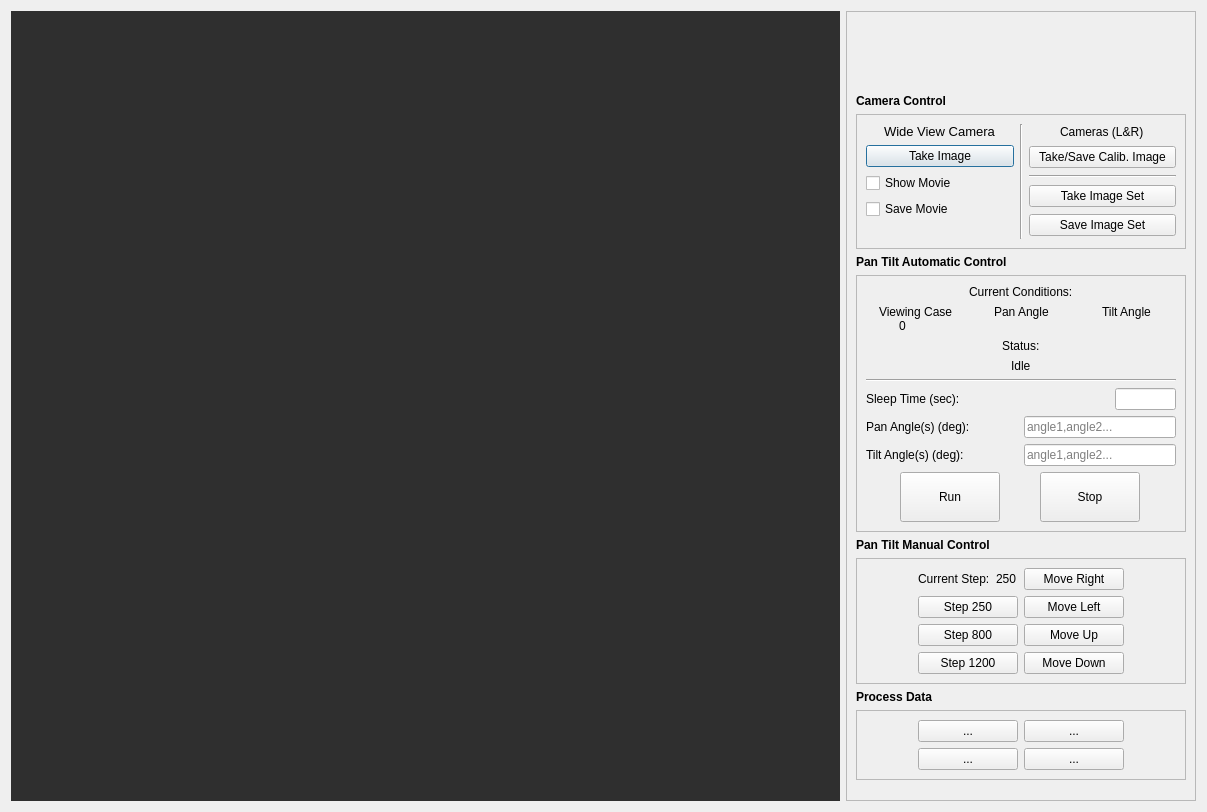
<?xml version="1.0" encoding="UTF-8"?>
<ui version="4.0">
 <class>Dialog</class>
 <widget class="QDialog" name="Dialog">
  <property name="geometry">
   <rect>
    <x>0</x>
    <y>0</y>
    <width>1207</width>
    <height>812</height>
   </rect>
  </property>
  <property name="windowTitle">
   <string>Dialog</string>
  </property>
  <layout class="QGridLayout" name="gridLayout_4">
   <item row="0" column="0">
    <widget class="QLabel" name="MainImage">
     <property name="sizePolicy">
      <sizepolicy hsizetype="Minimum" vsizetype="Expanding">
       <horstretch>6</horstretch>
       <verstretch>0</verstretch>
      </sizepolicy>
     </property>
     <property name="toolTip">
      <string>Time between each view.</string>
     </property>
     <property name="styleSheet">
      <string notr="true">background-color: rgb(47, 47, 47);</string>
     </property>
     <property name="text">
      <string/>
     </property>
    </widget>
   </item>
   <item row="0" column="1">
    <widget class="QScrollArea" name="scrollArea">
     <property name="sizePolicy">
      <sizepolicy hsizetype="Minimum" vsizetype="Expanding">
       <horstretch>0</horstretch>
       <verstretch>0</verstretch>
      </sizepolicy>
     </property>
     <property name="minimumSize">
      <size>
       <width>350</width>
       <height>0</height>
      </size>
     </property>
     <property name="horizontalScrollBarPolicy">
      <enum>Qt::ScrollBarAlwaysOff</enum>
     </property>
     <property name="widgetResizable">
      <bool>true</bool>
     </property>
     <widget class="QWidget" name="scrollAreaWidgetContents">
      <property name="geometry">
       <rect>
        <x>0</x>
        <y>-75</y>
        <width>385</width>
        <height>867</height>
       </rect>
      </property>
      <layout class="QGridLayout" name="gridLayout_2">
       <item row="0" column="0">
        <layout class="QVBoxLayout" name="verticalLayout" stretch="0,0,0,0,0,0,0,0,0,0">
         <property name="topMargin">
          <number>0</number>
         </property>
         <item>
          <widget class="QLabel" name="label_6">
           <property name="text">
            <string/>
           </property>
          </widget>
         </item>
         <item>
          <widget class="QLabel" name="CollectImage">
           <property name="sizePolicy">
            <sizepolicy hsizetype="Fixed" vsizetype="Fixed">
             <horstretch>0</horstretch>
             <verstretch>0</verstretch>
            </sizepolicy>
           </property>
           <property name="font">
            <font>
             <weight>75</weight>
             <bold>true</bold>
            </font>
           </property>
           <property name="styleSheet">
            <string notr="true"/>
           </property>
           <property name="text">
            <string>Camera Control</string>
           </property>
           <property name="alignment">
            <set>Qt::AlignLeading|Qt::AlignLeft|Qt::AlignVCenter</set>
           </property>
          </widget>
         </item>
         <item>
          <widget class="QFrame" name="frame_4">
           <property name="sizePolicy">
            <sizepolicy hsizetype="Preferred" vsizetype="Fixed">
             <horstretch>0</horstretch>
             <verstretch>0</verstretch>
            </sizepolicy>
           </property>
           <property name="frameShape">
            <enum>QFrame::StyledPanel</enum>
           </property>
           <property name="frameShadow">
            <enum>QFrame::Raised</enum>
           </property>
           <layout class="QGridLayout" name="gridLayout">
            <item row="0" column="0">
             <layout class="QVBoxLayout" name="verticalLayout_4">
              <item>
               <layout class="QHBoxLayout" name="horizontalLayout" stretch="0,0,0">
                <item>
                 <layout class="QVBoxLayout" name="verticalLayout_2">
                  <item alignment="Qt::AlignHCenter">
                   <widget class="QLabel" name="label_3">
                    <property name="sizePolicy">
                     <sizepolicy hsizetype="Preferred" vsizetype="Fixed">
                      <horstretch>0</horstretch>
                      <verstretch>0</verstretch>
                     </sizepolicy>
                    </property>
                    <property name="font">
                     <font>
                      <pointsize>10</pointsize>
                     </font>
                    </property>
                    <property name="text">
                     <string>Wide View Camera</string>
                    </property>
                   </widget>
                  </item>
                  <item>
                   <widget class="QPushButton" name="pushButton">
                    <property name="text">
                     <string>Take Image</string>
                    </property>
                   </widget>
                  </item>
                  <item>
                   <widget class="QCheckBox" name="checkBox">
                    <property name="text">
                     <string>Show Movie</string>
                    </property>
                   </widget>
                  </item>
                  <item>
                   <widget class="QCheckBox" name="checkBox_2">
                    <property name="text">
                     <string>Save Movie</string>
                    </property>
                   </widget>
                  </item>
                  <item>
                   <widget class="QLabel" name="label">
                    <property name="text">
                     <string/>
                    </property>
                   </widget>
                  </item>
                 </layout>
                </item>
                <item>
                 <widget class="Line" name="line">
                  <property name="orientation">
                   <enum>Qt::Vertical</enum>
                  </property>
                 </widget>
                </item>
                <item>
                 <layout class="QVBoxLayout" name="verticalLayout_5">
                  <item alignment="Qt::AlignHCenter">
                   <widget class="QLabel" name="label_4">
                    <property name="sizePolicy">
                     <sizepolicy hsizetype="Preferred" vsizetype="Fixed">
                      <horstretch>0</horstretch>
                      <verstretch>0</verstretch>
                     </sizepolicy>
                    </property>
                    <property name="text">
                     <string>Cameras (L&amp;R)</string>
                    </property>
                   </widget>
                  </item>
                  <item>
                   <widget class="QPushButton" name="pushButton_2">
                    <property name="font">
                     <font>
                      <pointsize>9</pointsize>
                      <weight>50</weight>
                      <bold>false</bold>
                     </font>
                    </property>
                    <property name="text">
                     <string>Take/Save Calib. Image</string>
                    </property>
                   </widget>
                  </item>
                  <item>
                   <widget class="Line" name="line_2">
                    <property name="orientation">
                     <enum>Qt::Horizontal</enum>
                    </property>
                   </widget>
                  </item>
                  <item>
                   <widget class="QPushButton" name="Twobythree">
                    <property name="sizePolicy">
                     <sizepolicy hsizetype="Minimum" vsizetype="Fixed">
                      <horstretch>0</horstretch>
                      <verstretch>0</verstretch>
                     </sizepolicy>
                    </property>
                    <property name="text">
                     <string>Take Image Set</string>
                    </property>
                   </widget>
                  </item>
                  <item>
                   <widget class="QPushButton" name="Twobythree_2">
                    <property name="sizePolicy">
                     <sizepolicy hsizetype="Minimum" vsizetype="Fixed">
                      <horstretch>0</horstretch>
                      <verstretch>0</verstretch>
                     </sizepolicy>
                    </property>
                    <property name="text">
                     <string>Save Image Set</string>
                    </property>
                   </widget>
                  </item>
                 </layout>
                </item>
               </layout>
              </item>
             </layout>
            </item>
           </layout>
          </widget>
         </item>
         <item>
          <widget class="QLabel" name="ManualControl">
           <property name="sizePolicy">
            <sizepolicy hsizetype="Fixed" vsizetype="Fixed">
             <horstretch>0</horstretch>
             <verstretch>0</verstretch>
            </sizepolicy>
           </property>
           <property name="font">
            <font>
             <weight>75</weight>
             <bold>true</bold>
            </font>
           </property>
           <property name="text">
            <string>Pan Tilt Automatic Control</string>
           </property>
          </widget>
         </item>
         <item>
          <widget class="QFrame" name="frame_6">
           <property name="sizePolicy">
            <sizepolicy hsizetype="Preferred" vsizetype="Fixed">
             <horstretch>0</horstretch>
             <verstretch>0</verstretch>
            </sizepolicy>
           </property>
           <property name="frameShape">
            <enum>QFrame::StyledPanel</enum>
           </property>
           <property name="frameShadow">
            <enum>QFrame::Raised</enum>
           </property>
           <layout class="QVBoxLayout" name="verticalLayout_3">
            <item>
             <layout class="QVBoxLayout" name="verticalLayout_10">
              <item>
               <layout class="QVBoxLayout" name="verticalLayout_21">
                <item>
                 <layout class="QHBoxLayout" name="horizontalLayout_31" stretch="0">
                  <item>
                   <widget class="QLabel" name="StatusLabel_5">
                    <property name="sizePolicy">
                     <sizepolicy hsizetype="Maximum" vsizetype="Preferred">
                      <horstretch>0</horstretch>
                      <verstretch>0</verstretch>
                     </sizepolicy>
                    </property>
                    <property name="styleSheet">
                     <string notr="true"/>
                    </property>
                    <property name="text">
                     <string>Current Conditions:</string>
                    </property>
                   </widget>
                  </item>
                 </layout>
                </item>
                <item>
                 <layout class="QHBoxLayout" name="horizontalLayout_11">
                  <item>
                   <layout class="QVBoxLayout" name="verticalLayout_27">
                    <property name="spacing">
                     <number>0</number>
                    </property>
                    <item>
                     <layout class="QHBoxLayout" name="horizontalLayout_32">
                      <item>
                       <widget class="QLabel" name="label_25">
                        <property name="text">
                         <string/>
                        </property>
                       </widget>
                      </item>
                      <item>
                       <widget class="QLabel" name="label_31">
                        <property name="text">
                         <string>Viewing Case</string>
                        </property>
                       </widget>
                      </item>
                      <item>
                       <widget class="QLabel" name="label_44">
                        <property name="text">
                         <string/>
                        </property>
                       </widget>
                      </item>
                     </layout>
                    </item>
                    <item>
                     <layout class="QHBoxLayout" name="horizontalLayout_33">
                      <item>
                       <widget class="QLabel" name="label_45">
                        <property name="text">
                         <string/>
                        </property>
                       </widget>
                      </item>
                      <item>
                       <widget class="QLabel" name="ViewLabel">
                        <property name="styleSheet">
                         <string notr="true">font: 63 11pt &quot;Ubuntu&quot;;</string>
                        </property>
                        <property name="text">
                         <string>0</string>
                        </property>
                       </widget>
                      </item>
                      <item>
                       <widget class="QLabel" name="label_46">
                        <property name="text">
                         <string/>
                        </property>
                       </widget>
                      </item>
                     </layout>
                    </item>
                   </layout>
                  </item>
                  <item>
                   <layout class="QVBoxLayout" name="verticalLayout_28">
                    <property name="spacing">
                     <number>0</number>
                    </property>
                    <item>
                     <layout class="QHBoxLayout" name="horizontalLayout_34">
                      <item>
                       <widget class="QLabel" name="label_17">
                        <property name="text">
                         <string/>
                        </property>
                       </widget>
                      </item>
                      <item>
                       <widget class="QLabel" name="label_19">
                        <property name="text">
                         <string>Pan Angle</string>
                        </property>
                       </widget>
                      </item>
                      <item>
                       <widget class="QLabel" name="label_20">
                        <property name="text">
                         <string/>
                        </property>
                       </widget>
                      </item>
                     </layout>
                    </item>
                    <item>
                     <layout class="QHBoxLayout" name="horizontalLayout_35">
                      <item>
                       <widget class="QLabel" name="label_47">
                        <property name="text">
                         <string/>
                        </property>
                       </widget>
                      </item>
                      <item>
                       <widget class="QLabel" name="AzLabel">
                        <property name="styleSheet">
                         <string notr="true">font: 63 11pt &quot;Ubuntu&quot;;</string>
                        </property>
                        <property name="text">
                         <string/>
                        </property>
                       </widget>
                      </item>
                      <item>
                       <widget class="QLabel" name="label_48">
                        <property name="text">
                         <string/>
                        </property>
                       </widget>
                      </item>
                     </layout>
                    </item>
                   </layout>
                  </item>
                  <item>
                   <layout class="QVBoxLayout" name="verticalLayout_29">
                    <property name="spacing">
                     <number>0</number>
                    </property>
                    <item>
                     <layout class="QHBoxLayout" name="horizontalLayout_36">
                      <item>
                       <widget class="QLabel" name="label_49">
                        <property name="text">
                         <string/>
                        </property>
                       </widget>
                      </item>
                      <item>
                       <widget class="QLabel" name="label_50">
                        <property name="text">
                         <string>Tilt Angle</string>
                        </property>
                       </widget>
                      </item>
                      <item>
                       <widget class="QLabel" name="label_51">
                        <property name="text">
                         <string/>
                        </property>
                       </widget>
                      </item>
                     </layout>
                    </item>
                    <item>
                     <layout class="QHBoxLayout" name="horizontalLayout_37">
                      <item>
                       <widget class="QLabel" name="label_52">
                        <property name="text">
                         <string/>
                        </property>
                       </widget>
                      </item>
                      <item>
                       <widget class="QLabel" name="ZenLabel">
                        <property name="styleSheet">
                         <string notr="true">font: 63 11pt &quot;Ubuntu&quot;;</string>
                        </property>
                        <property name="text">
                         <string/>
                        </property>
                       </widget>
                      </item>
                      <item>
                       <widget class="QLabel" name="label_53">
                        <property name="text">
                         <string/>
                        </property>
                       </widget>
                      </item>
                     </layout>
                    </item>
                   </layout>
                  </item>
                 </layout>
                </item>
               </layout>
              </item>
              <item alignment="Qt::AlignHCenter">
               <widget class="QLabel" name="label_54">
                <property name="text">
                 <string>Status:</string>
                </property>
               </widget>
              </item>
              <item>
               <layout class="QHBoxLayout" name="horizontalLayout_38" stretch="0">
                <item>
                 <widget class="QLabel" name="StatusLabel">
                  <property name="sizePolicy">
                   <sizepolicy hsizetype="Maximum" vsizetype="Preferred">
                    <horstretch>0</horstretch>
                    <verstretch>0</verstretch>
                   </sizepolicy>
                  </property>
                  <property name="styleSheet">
                   <string notr="true">font: 63 11pt &quot;Ubuntu&quot;;</string>
                  </property>
                  <property name="text">
                   <string>Idle</string>
                  </property>
                 </widget>
                </item>
               </layout>
              </item>
              <item>
               <widget class="Line" name="line_5">
                <property name="orientation">
                 <enum>Qt::Horizontal</enum>
                </property>
               </widget>
              </item>
              <item>
               <layout class="QVBoxLayout" name="verticalLayout_11">
                <item>
                 <layout class="QHBoxLayout" name="horizontalLayout_7" stretch="4,1">
                  <item>
                   <widget class="QLabel" name="label_5">
                    <property name="text">
                     <string>Sleep Time (sec):          </string>
                    </property>
                   </widget>
                  </item>
                  <item>
                   <widget class="QLineEdit" name="TimeInput">
                    <property name="sizePolicy">
                     <sizepolicy hsizetype="Preferred" vsizetype="Fixed">
                      <horstretch>0</horstretch>
                      <verstretch>0</verstretch>
                     </sizepolicy>
                    </property>
                   </widget>
                  </item>
                 </layout>
                </item>
                <item>
                 <layout class="QHBoxLayout" name="horizontalLayout_39">
                  <item>
                   <widget class="QLabel" name="label_12">
                    <property name="text">
                     <string>Pan Angle(s) (deg):  </string>
                    </property>
                   </widget>
                  </item>
                  <item>
                   <widget class="QLineEdit" name="AzInput">
                    <property name="sizePolicy">
                     <sizepolicy hsizetype="Preferred" vsizetype="Fixed">
                      <horstretch>0</horstretch>
                      <verstretch>0</verstretch>
                     </sizepolicy>
                    </property>
                    <property name="readOnly">
                     <bool>false</bool>
                    </property>
                    <property name="placeholderText">
                     <string>angle1,angle2...</string>
                    </property>
                    <property name="cursorMoveStyle">
                     <enum>Qt::VisualMoveStyle</enum>
                    </property>
                   </widget>
                  </item>
                 </layout>
                </item>
                <item>
                 <layout class="QHBoxLayout" name="horizontalLayout_40">
                  <item>
                   <widget class="QLabel" name="label_55">
                    <property name="text">
                     <string>Tilt Angle(s) (deg):</string>
                    </property>
                   </widget>
                  </item>
                  <item>
                   <widget class="QLineEdit" name="ZenInput">
                    <property name="sizePolicy">
                     <sizepolicy hsizetype="Preferred" vsizetype="Fixed">
                      <horstretch>0</horstretch>
                      <verstretch>0</verstretch>
                     </sizepolicy>
                    </property>
                    <property name="placeholderText">
                     <string>angle1,angle2...</string>
                    </property>
                   </widget>
                  </item>
                 </layout>
                </item>
               </layout>
              </item>
              <item>
               <layout class="QHBoxLayout" name="horizontalLayout_41">
                <item>
                 <widget class="QPushButton" name="Run">
                  <property name="sizePolicy">
                   <sizepolicy hsizetype="Fixed" vsizetype="Fixed">
                    <horstretch>0</horstretch>
                    <verstretch>0</verstretch>
                   </sizepolicy>
                  </property>
                  <property name="minimumSize">
                   <size>
                    <width>100</width>
                    <height>50</height>
                   </size>
                  </property>
                  <property name="baseSize">
                   <size>
                    <width>100</width>
                    <height>75</height>
                   </size>
                  </property>
                  <property name="text">
                   <string>Run</string>
                  </property>
                 </widget>
                </item>
                <item>
                 <widget class="QPushButton" name="Stop">
                  <property name="sizePolicy">
                   <sizepolicy hsizetype="Fixed" vsizetype="Fixed">
                    <horstretch>0</horstretch>
                    <verstretch>0</verstretch>
                   </sizepolicy>
                  </property>
                  <property name="minimumSize">
                   <size>
                    <width>100</width>
                    <height>50</height>
                   </size>
                  </property>
                  <property name="baseSize">
                   <size>
                    <width>100</width>
                    <height>75</height>
                   </size>
                  </property>
                  <property name="text">
                   <string>Stop</string>
                  </property>
                 </widget>
                </item>
               </layout>
              </item>
             </layout>
            </item>
           </layout>
          </widget>
         </item>
         <item>
          <widget class="QLabel" name="ManualControl_2">
           <property name="sizePolicy">
            <sizepolicy hsizetype="Fixed" vsizetype="Fixed">
             <horstretch>0</horstretch>
             <verstretch>0</verstretch>
            </sizepolicy>
           </property>
           <property name="font">
            <font>
             <weight>75</weight>
             <bold>true</bold>
            </font>
           </property>
           <property name="text">
            <string>Pan Tilt Manual Control</string>
           </property>
          </widget>
         </item>
         <item>
          <widget class="QFrame" name="frame">
           <property name="frameShape">
            <enum>QFrame::StyledPanel</enum>
           </property>
           <property name="frameShadow">
            <enum>QFrame::Raised</enum>
           </property>
           <layout class="QGridLayout" name="gridLayout_5">
            <item row="0" column="0">
             <layout class="QHBoxLayout" name="horizontalLayout_44">
              <item>
               <layout class="QVBoxLayout" name="verticalLayout_14">
                <item>
                 <layout class="QHBoxLayout" name="horizontalLayout_45">
                  <item>
                   <widget class="QLabel" name="label_9">
                    <property name="styleSheet">
                     <string notr="true">font: 63 8pt &quot;Ubuntu&quot;;</string>
                    </property>
                    <property name="text">
                     <string>Current Step:</string>
                    </property>
                   </widget>
                  </item>
                  <item>
                   <widget class="QLabel" name="CurrentStep_4">
                    <property name="styleSheet">
                     <string notr="true">font: 63 9pt &quot;Ubuntu&quot;;</string>
                    </property>
                    <property name="text">
                     <string>250</string>
                    </property>
                   </widget>
                  </item>
                 </layout>
                </item>
                <item>
                 <widget class="QPushButton" name="Step1">
                  <property name="sizePolicy">
                   <sizepolicy hsizetype="Minimum" vsizetype="Fixed">
                    <horstretch>0</horstretch>
                    <verstretch>0</verstretch>
                   </sizepolicy>
                  </property>
                  <property name="maximumSize">
                   <size>
                    <width>100</width>
                    <height>16777215</height>
                   </size>
                  </property>
                  <property name="text">
                   <string>Step 250</string>
                  </property>
                 </widget>
                </item>
                <item>
                 <widget class="QPushButton" name="Step2">
                  <property name="sizePolicy">
                   <sizepolicy hsizetype="Minimum" vsizetype="Fixed">
                    <horstretch>0</horstretch>
                    <verstretch>0</verstretch>
                   </sizepolicy>
                  </property>
                  <property name="maximumSize">
                   <size>
                    <width>100</width>
                    <height>16777215</height>
                   </size>
                  </property>
                  <property name="text">
                   <string>Step 800</string>
                  </property>
                 </widget>
                </item>
                <item>
                 <widget class="QPushButton" name="Step3">
                  <property name="sizePolicy">
                   <sizepolicy hsizetype="Minimum" vsizetype="Fixed">
                    <horstretch>0</horstretch>
                    <verstretch>0</verstretch>
                   </sizepolicy>
                  </property>
                  <property name="maximumSize">
                   <size>
                    <width>100</width>
                    <height>16777215</height>
                   </size>
                  </property>
                  <property name="text">
                   <string>Step 1200</string>
                  </property>
                 </widget>
                </item>
               </layout>
              </item>
              <item>
               <layout class="QVBoxLayout" name="verticalLayout_31">
                <item>
                 <widget class="QPushButton" name="MoveRight">
                  <property name="sizePolicy">
                   <sizepolicy hsizetype="Minimum" vsizetype="Fixed">
                    <horstretch>0</horstretch>
                    <verstretch>0</verstretch>
                   </sizepolicy>
                  </property>
                  <property name="maximumSize">
                   <size>
                    <width>100</width>
                    <height>16777215</height>
                   </size>
                  </property>
                  <property name="text">
                   <string>Move Right</string>
                  </property>
                 </widget>
                </item>
                <item>
                 <widget class="QPushButton" name="MoveLeft">
                  <property name="sizePolicy">
                   <sizepolicy hsizetype="Minimum" vsizetype="Fixed">
                    <horstretch>0</horstretch>
                    <verstretch>0</verstretch>
                   </sizepolicy>
                  </property>
                  <property name="maximumSize">
                   <size>
                    <width>100</width>
                    <height>16777215</height>
                   </size>
                  </property>
                  <property name="text">
                   <string>Move Left</string>
                  </property>
                 </widget>
                </item>
                <item>
                 <widget class="QPushButton" name="MoveUp">
                  <property name="sizePolicy">
                   <sizepolicy hsizetype="Minimum" vsizetype="Fixed">
                    <horstretch>0</horstretch>
                    <verstretch>0</verstretch>
                   </sizepolicy>
                  </property>
                  <property name="maximumSize">
                   <size>
                    <width>100</width>
                    <height>16777215</height>
                   </size>
                  </property>
                  <property name="text">
                   <string>Move Up</string>
                  </property>
                 </widget>
                </item>
                <item>
                 <widget class="QPushButton" name="MoveDown">
                  <property name="sizePolicy">
                   <sizepolicy hsizetype="Minimum" vsizetype="Fixed">
                    <horstretch>0</horstretch>
                    <verstretch>0</verstretch>
                   </sizepolicy>
                  </property>
                  <property name="maximumSize">
                   <size>
                    <width>100</width>
                    <height>16777215</height>
                   </size>
                  </property>
                  <property name="text">
                   <string>Move Down</string>
                  </property>
                 </widget>
                </item>
               </layout>
              </item>
             </layout>
            </item>
           </layout>
          </widget>
         </item>
         <item>
          <widget class="QLabel" name="ProcessData">
           <property name="sizePolicy">
            <sizepolicy hsizetype="Fixed" vsizetype="Fixed">
             <horstretch>0</horstretch>
             <verstretch>0</verstretch>
            </sizepolicy>
           </property>
           <property name="font">
            <font>
             <weight>75</weight>
             <bold>true</bold>
            </font>
           </property>
           <property name="text">
            <string>Process Data</string>
           </property>
          </widget>
         </item>
         <item>
          <widget class="QFrame" name="frame_5">
           <property name="sizePolicy">
            <sizepolicy hsizetype="Preferred" vsizetype="Fixed">
             <horstretch>0</horstretch>
             <verstretch>0</verstretch>
            </sizepolicy>
           </property>
           <property name="frameShape">
            <enum>QFrame::StyledPanel</enum>
           </property>
           <property name="frameShadow">
            <enum>QFrame::Raised</enum>
           </property>
           <layout class="QGridLayout" name="gridLayout_3">
            <item row="0" column="0">
             <layout class="QVBoxLayout" name="verticalLayout_18">
              <item>
               <layout class="QHBoxLayout" name="horizontalLayout_9">
                <item>
                 <layout class="QVBoxLayout" name="verticalLayout_19">
                  <item>
                   <widget class="QPushButton" name="Calibrate_2">
                    <property name="sizePolicy">
                     <sizepolicy hsizetype="Minimum" vsizetype="Fixed">
                      <horstretch>0</horstretch>
                      <verstretch>0</verstretch>
                     </sizepolicy>
                    </property>
                    <property name="maximumSize">
                     <size>
                      <width>100</width>
                      <height>16777215</height>
                     </size>
                    </property>
                    <property name="text">
                     <string>...</string>
                    </property>
                   </widget>
                  </item>
                  <item>
                   <widget class="QPushButton" name="pushButton_15">
                    <property name="sizePolicy">
                     <sizepolicy hsizetype="Minimum" vsizetype="Fixed">
                      <horstretch>0</horstretch>
                      <verstretch>0</verstretch>
                     </sizepolicy>
                    </property>
                    <property name="maximumSize">
                     <size>
                      <width>100</width>
                      <height>16777215</height>
                     </size>
                    </property>
                    <property name="text">
                     <string>...</string>
                    </property>
                   </widget>
                  </item>
                 </layout>
                </item>
                <item>
                 <layout class="QVBoxLayout" name="verticalLayout_20">
                  <item>
                   <widget class="QPushButton" name="pushButton_16">
                    <property name="sizePolicy">
                     <sizepolicy hsizetype="Minimum" vsizetype="Fixed">
                      <horstretch>0</horstretch>
                      <verstretch>0</verstretch>
                     </sizepolicy>
                    </property>
                    <property name="maximumSize">
                     <size>
                      <width>100</width>
                      <height>16777215</height>
                     </size>
                    </property>
                    <property name="text">
                     <string>...</string>
                    </property>
                   </widget>
                  </item>
                  <item>
                   <widget class="QPushButton" name="pushButton_17">
                    <property name="sizePolicy">
                     <sizepolicy hsizetype="Minimum" vsizetype="Fixed">
                      <horstretch>0</horstretch>
                      <verstretch>0</verstretch>
                     </sizepolicy>
                    </property>
                    <property name="maximumSize">
                     <size>
                      <width>100</width>
                      <height>16777215</height>
                     </size>
                    </property>
                    <property name="text">
                     <string>...</string>
                    </property>
                   </widget>
                  </item>
                 </layout>
                </item>
               </layout>
              </item>
             </layout>
            </item>
           </layout>
          </widget>
         </item>
         <item>
          <widget class="QLabel" name="label_2">
           <property name="sizePolicy">
            <sizepolicy hsizetype="MinimumExpanding" vsizetype="Maximum">
             <horstretch>0</horstretch>
             <verstretch>0</verstretch>
            </sizepolicy>
           </property>
           <property name="maximumSize">
            <size>
             <width>16777215</width>
             <height>5</height>
            </size>
           </property>
           <property name="text">
            <string/>
           </property>
          </widget>
         </item>
        </layout>
       </item>
      </layout>
     </widget>
    </widget>
   </item>
  </layout>
 </widget>
 <resources/>
 <connections/>
</ui>
